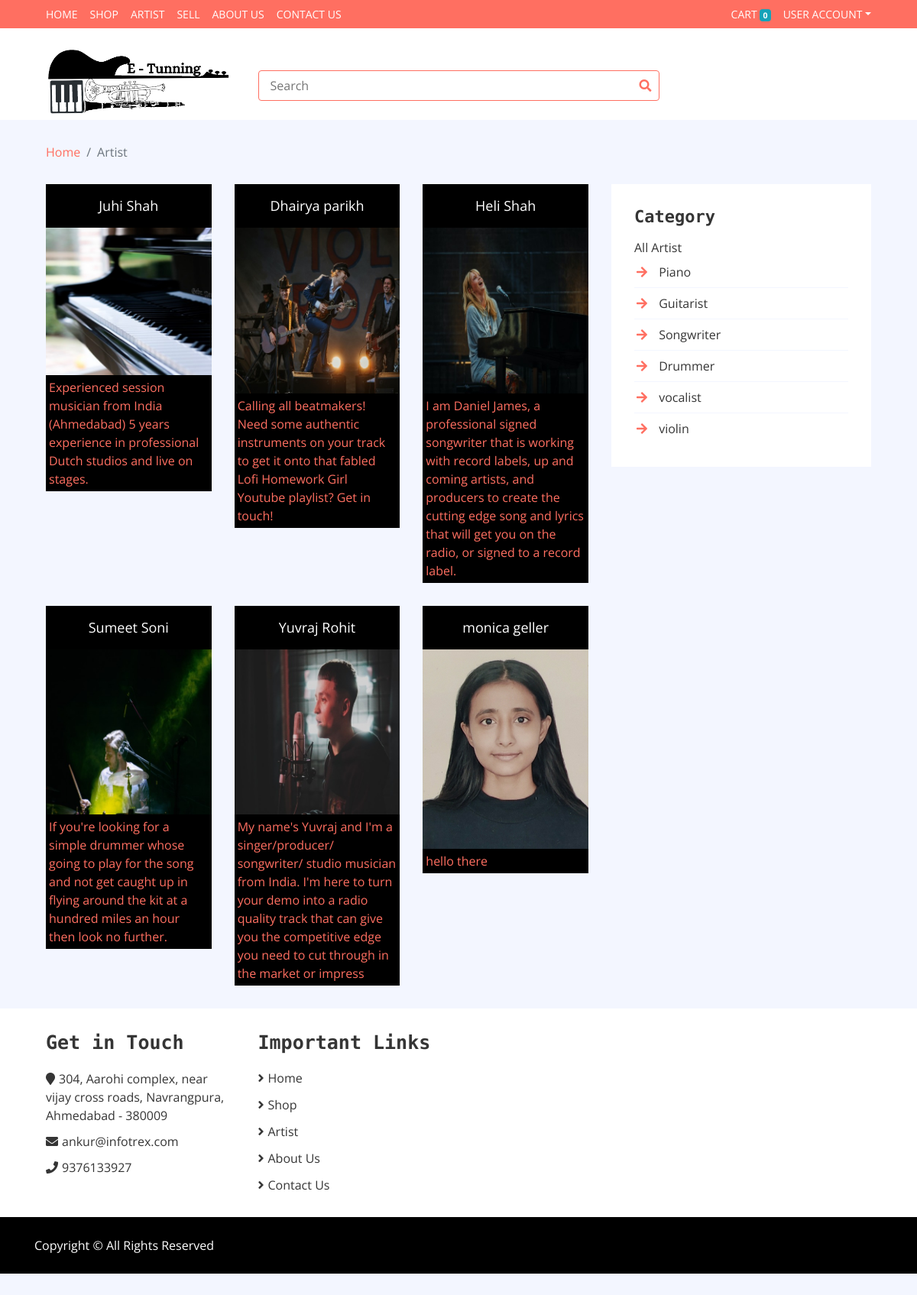
The page /artist on the database its author committed.
### home/models.py (models this page shows, shortened)
class Artist2(models.Model):
    artist_id = models.ForeignKey(Register,on_delete=models.CASCADE)
    category = models.CharField(verbose_name=("Category"),max_length=50, default="empty")
    des = models.TextField()
    image = models.ImageField(upload_to="artist")

class Register(models.Model):
    fname = models.CharField(verbose_name=("First Name"),max_length=122)
    lname = models.CharField(verbose_name=("Last Name"),max_length=122)
    email = models.CharField(verbose_name=("Email"),max_length=122)
    phone = models.CharField(verbose_name=("Phone"),max_length=100)
    add = models.CharField(verbose_name=("Address"),max_length=150)
    username = models.CharField(verbose_name=("User Name"),max_length= 150,default="none")
    pin = models.CharField(verbose_name=("Pincode"),max_length=15)
    password = models.CharField(verbose_name=("Password"),max_length=122)
    usertype = models.CharField(verbose_name=("User Type"),max_length=150,default="customer")

### home/views/artist.py (the view, shortened to what this page needs)
# urls.py: path("artist",artist.Artist.as_view(),name='artist'),
class Artist(View):
    def get(self,request):
        cat = Artist2.objects.all().values_list('category', flat = True).distinct()
        print(cat)
        var = request.GET.get('list')
        if var:
            art = Artist2.objects.filter(category = var)
        else:
            art = Artist2.objects.all()
        data = {
            'cat' : cat,
            'art' : art,
        }
        return render(request,'artist.html',data)

### templates/artist.html (shortened to what this page needs)
{% extends 'base.html' %}
{%block content %}
        <div class="bottom-bar">
            <div class="container-fluid">
                <div class="row align-items-center">
                    <div class="col-md-3">
                        <div class="logo">
                            <a href="index.html">
                                <img src="static/img/logo4.png" alt="Logo">
                            </a>
                        </div>
                    </div>
                    <div class="col-md-6">
                        <div class="search">
                           <form action="/artist" method="POST">
                                    <input type="text" placeholder="Search" name="search_artist">
                                    <button><i class="fa fa-search"></i></button>
                            </form>
                        </div>
                    </div>
                </div>
            </div>
        </div>
        <div class="breadcrumb-wrap">
            <div class="container-fluid">
                <ul class="breadcrumb">
                    <li class="breadcrumb-item"><a href="#">Home</a></li>
                    <li class="breadcrumb-item active">Artist</li>
                </ul>
            </div>
        </div>
        <div class="product-view">
            <div class="container-fluid">
                <div class="row">
                    <div class="col-lg-8">
                        <div class="row">
                            {% for i in art %}
                                <div class="col-md-4">
                                    <div class="product-item">
                                        <div class="product-title">
                                            <a href="#">{{i.artist_id.fname}} {{i.artist_id.lname}}</a>
                                        </div>
                                        <div class="product-image">
                                            <a href="#">
                                                <img src="{{i.image.url}}" alt="Artist Image">
                                            </a>
                                        </div>
                                        <div class="artist-desp">
                                            <a href="#">{{i.des}}</a>
                                        </div>
                                    </div>
                                </div>
                            {% endfor %}
                        </div>
                    </div>
                    <div class="col-lg-4 sidebar">
                        <div class="sidebar-widget category">
                            <h2 class="title">Category</h2>
                            <nav class="navbar bg-light">
                                <ul class="navbar-nav">
                                <a href="/artist" class="nav-item">All Artist</a>
                                {% for i in cat %}
                                    <li class="nav-item">
                                        <a href="/artist?list={{i}} " class="nav-link" ><i class="fa fa-arrow-right"></i> {{ i }} </a>
                                    </li>
                                {% endfor %}
                                </ul>
                            </nav>
                        </div>
					</div>
				</div>
			</div>
{% endblock content %}

### templates/base.html (shortened to what this page needs)
<!DOCTYPE html>
<html lang="en">
    <head>
        <link href="https://stackpath.bootstrapcdn.com/bootstrap/4.4.1/css/bootstrap.min.css" rel="stylesheet">
        <link href="https://cdnjs.cloudflare.com/ajax/libs/font-awesome/5.10.0/css/all.min.css" rel="stylesheet">
        <link href="static/lib/slick/slick.css" rel="stylesheet">
        <link href="static/lib/slick/slick-theme.css" rel="stylesheet">
        <link href="static/css/style.css" rel="stylesheet">
    </head>
    <body>
        <div class="nav">
            <div class="container-fluid">
                <nav class="navbar navbar-expand-md bg-dark navbar-dark">
					<div class="collapse navbar-collapse justify-content-between" id="navbarCollapse">
						<div class="navbar-nav mr-auto">
                            <a href="/index" class="nav-item nav-link">Home</a>
                            <a href="/shop" class="nav-item nav-link">Shop</a>
							<a href="/artist" class="nav-item nav-link">Artist</a>
                            <a href="/sellpage" class="nav-item nav-link">Sell</a>
							<a href="/about" class="nav-item nav-link">About Us</a>
							<a href="/contact" class="nav-item nav-link">Contact Us</a>
                        </div>
                        <div class="navbar-nav ml-auto">
                            <ul class=" navbar-nav my-2 my-lg-0">
                                <li class="nav-item ">
                                    <a class="nav-link" href="/cart">Cart
                                    <span class="badge badge-info">{{request.session.cart.keys|length}}</span>
                                    <span class="sr-only">(current)</span></a>
                                </li>
                            </ul>
                            <div class="nav-item dropdown">
                                <a href="#" class="nav-link dropdown-toggle" data-toggle="dropdown">User Account</a>
                            </div>
                        </div>
                    </div>
                </nav>
            </div>
        </div>
        {% block content %}{% endblock content %}
        <div class="footer">
            <div class="container-fluid">
                <div class="row">
                    <div class="col-lg-3 col-md-6">
                        <div class="footer-widget">
                            <h2>Get in Touch</h2>
                            <div class="contact-info">
                                <p><i class="fa fa-map-marker"></i>304, Aarohi complex, near vijay cross roads, Navrangpura, Ahmedabad - 380009</p>
                                <p><i class="fa fa-envelope"></i>ankur@infotrex.com</p>
                                <p><i class="fa fa-phone"></i>9376133927</p>
                            </div>
                        </div>
                    </div>
                    <div class="col-lg-3 col-md-6">
                        <div class="footer-widget">
                            <h2>Important Links</h2>
                            <ul>
								<li><a href="/index">Home</a></li>
								<li><a href="/shop">Shop</a></li>
								<li><a href="/artist">Artist</a></li>
                                <li><a href="/about">About Us</a></li>
								<li><a href="/contact">Contact Us</a></li>
                            </ul>
                        </div>
                    </div>
                </div>
            </div>
        </div>
        <div class="footer-bottom">
            <div class="container">
                <div class="row">
                    <div class="col-md-6 copyright">
                        <p>Copyright &copy; All Rights Reserved</p>
                    </div>
                </div>
            </div>
        </div>
    </body>
</html>

### static/css/style.css (style rules this page uses)
body { color: #353535; font-family: 'Open Sans', sans-serif; font-weight: 400; background: #f3f6ff; }
a { color: #FF6F61; }
h2 { font-family: 'Source Code Pro', monospace; font-weight: 700; }
@media (min-width: 992px) { .container-fluid { padding-right: 60px; padding-left: 60px; } }
.nav { position: relative; }
@media (min-width: 992px) { .nav .container-fluid { padding-left: 52px; padding-right: 52px; } }
.nav .navbar { height: 100%; padding: 0; }
@media (min-width: 768px) { .nav, .nav .navbar { background: #FF6F61 !important; } }
@media (min-width: 768px) { .nav .navbar-dark a.nav-link { color: #ffffff; font-size: 14px; text-transform: uppercase; } }
.bottom-bar { padding: 15px 0; background: #ffffff; margin-bottom: 30px; }
.bottom-bar .logo { text-align: left; overflow: hidden; }
.bottom-bar .logo a img { max-height: 120px; }
.bottom-bar .search { width: 100%; }
.bottom-bar .search input[type=text] { width: 100%; height: 40px; padding: 0 15px; color: #666666; border: 1px solid #FF6F61; border-radius: 4px; }
.bottom-bar .search button { position: absolute; width: 40px; height: 38px; top: 1px; right: 16px; padding: 0 15px; border: none; background: none; color: #FF6F61; border-radius: 0 2px 2px 0; }
@media (min-width: 768px) { .bottom-bar { max-height: 120px; } }
.breadcrumb-wrap { position: relative; width: 100%; }
.breadcrumb-wrap .breadcrumb { margin: 0; padding: 0; background: transparent; }
.category { position: relative; padding: 0 15px; margin-bottom: 30px; }
.product-item { position: relative; }
.product-item .product-title { padding: 15px; text-align: center; background: #000000; transition: all .3s; }
.product-item .product-title a, .product-item .product-title .ratting { position: relative; width: 100%; }
.product-item .product-title a { margin-bottom: 5px; color: #ffffff; font-size: 18px; }
.product-item .product-image { position: relative; overflow: hidden; }
.product-item .product-image a { display: block; background: #ffffff; transition: .3s; }
.product-item .product-image img { width: 100%; transition: all .3s; }
.product-item .artist-desp { padding: 4px; background: #000000; transition: all .3s; }
.product-view { position: relative; width: 100%; padding: 30px 0; }
.product-view .product-item { margin-bottom: 30px; }
.sidebar-widget { padding: 30px; background: #ffffff; }
.sidebar-widget .title { position: relative; font-size: 22px; text-transform: capitalize; margin-bottom: 15px; }
.sidebar-widget.category { margin: 0; }
.sidebar-widget.category .navbar { padding: 0; overflow: hidden; background: #ffffff !important; }
.sidebar-widget.category .navbar-nav { width: 100%; }
.sidebar-widget.category .navbar li { border-bottom: 1px solid #f3f6ff; }
.sidebar-widget.category .navbar li:last-child { border-bottom: none; }
.sidebar-widget.category .navbar a { color: #353535; }
.sidebar-widget.category .navbar i { color: #FF6F61; width: 20px; text-align: center; margin-right: 8px; }
.footer { position: relative; padding: 30px 0 0 0; background: #ffffff; }
.footer .footer-widget { position: relative; width: 100%; margin-bottom: 30px; }
.footer .footer-widget h2 { font-size: 25px; white-space: nowrap; margin-bottom: 20px; }
.footer .footer-widget ul { margin: 0; padding: 0; list-style: none; }
.footer .footer-widget ul li { margin-bottom: 12px; }
.footer .footer-widget ul li:last-child { margin-bottom: 0; }
.footer .footer-widget ul li a { color: #353535; white-space: nowrap; display: block; line-height: 23px; transition: all .3s; }
.footer .footer-widget ul li a::before { content: '\f105'; font-family: 'Font Awesome 5 Free'; font-weight: 900; padding-right: 5px; }
.footer .contact-info p { margin-bottom: 10px; font-size: 16px; }
.footer .contact-info p i { margin-right: 5px; }
.footer-bottom { position: relative; padding: 25px 0; background: #000000; }
.footer-bottom .copyright { text-align: left; }
.footer-bottom .copyright p, .footer-bottom .template-by p { color: #ffffff; font-weight: 400; margin: 0; }

### rows shown on the page
Artist2: artist_id.fname "Juhi", artist_id.lname "Shah", image (picture), des "Experienced session musician from India (Ahmedabad) 5 years experience in professional Dutch studios and live on stages."
Artist2: artist_id.fname "Dhairya", artist_id.lname "parikh", image (picture), des "Calling all beatmakers! Need some authentic instruments on your track to get it onto that fabled Lofi Homework Girl Youtube playlist? Get in touch!"
Artist2: artist_id.fname "Heli", artist_id.lname "Shah", image (picture), des "I am Daniel James, a professional signed songwriter that is working with record labels, up and coming artists, and producers to create the cutting edge song and lyrics that will get you on the radio, or signed to a record label."
Artist2: artist_id.fname "Sumeet", artist_id.lname "Soni", image (picture), des "If you're looking for a simple drummer whose going to play for the song and not get caught up in flying around the kit at a hundred miles an hour then look no further."
Artist2: artist_id.fname "Yuvraj", artist_id.lname "Rohit", image (picture), des "My name's Yuvraj and I'm a singer/producer/ songwriter/ studio musician from India. I'm here to turn your demo into a radio quality track that can give you the competitive edge you need to cut through in the market or impress"
Artist2: artist_id.fname "monica", artist_id.lname "geller", image (picture), des "hello there"

### other values the page prints
{{ request.session.cart.keys|length }} "0"
{{ i }} "Piano" "Guitarist" "Songwriter" "Drummer" "vocalist" "violin"
